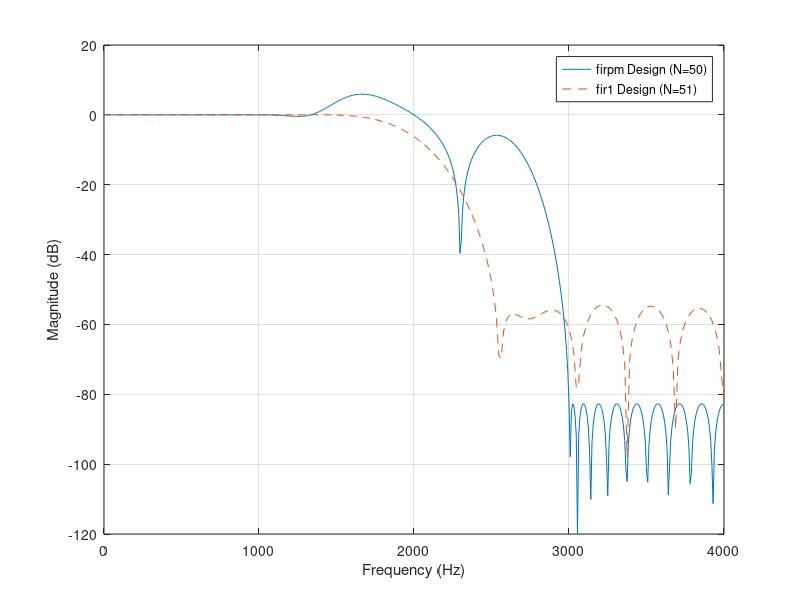

Reproduce this figure in MATLAB.
clear;
close;
Fs = 8e3;
Fc = 2e3;
Fbw = 300;
F = [0, 1000, 2000, 2300, 3000, 4000]; % Input frequencies
A = [1, 1, 1, 0, 0, 0]; % Input attenuations for given frequencies
Frat = F / (Fs/2); % Ratio of freq to nyquist

legend_strings = {};
for n = 20:5:50 % Order of filter where filter is n+1
    b = firpm(n, Frat, A);
    [h1, w1] = freqz(b, 1, 512);
    mag1 = 20*log10(abs(h1));
    plot(w1/pi*Fs/2, mag1);


end
legend_strings{end+1} = sprintf('firpm Design (N=%d)', n);
hold on;
n = 51;
c = fir1(n, Fc/Fs, 'low', hamming(n+1));
[h2, w2] = freqz(c, 1, 512);
mag2 = 20*log10(abs(h2));
plot(w2/pi*Fs, mag2, '--');
legend_strings{end+1} = sprintf('fir1 Design (N=%d)', n);

grid on;
legend(legend_strings);
xlabel('Frequency (Hz)');
ylabel('Magnitude (dB)');
xlim([0, 4000]);
